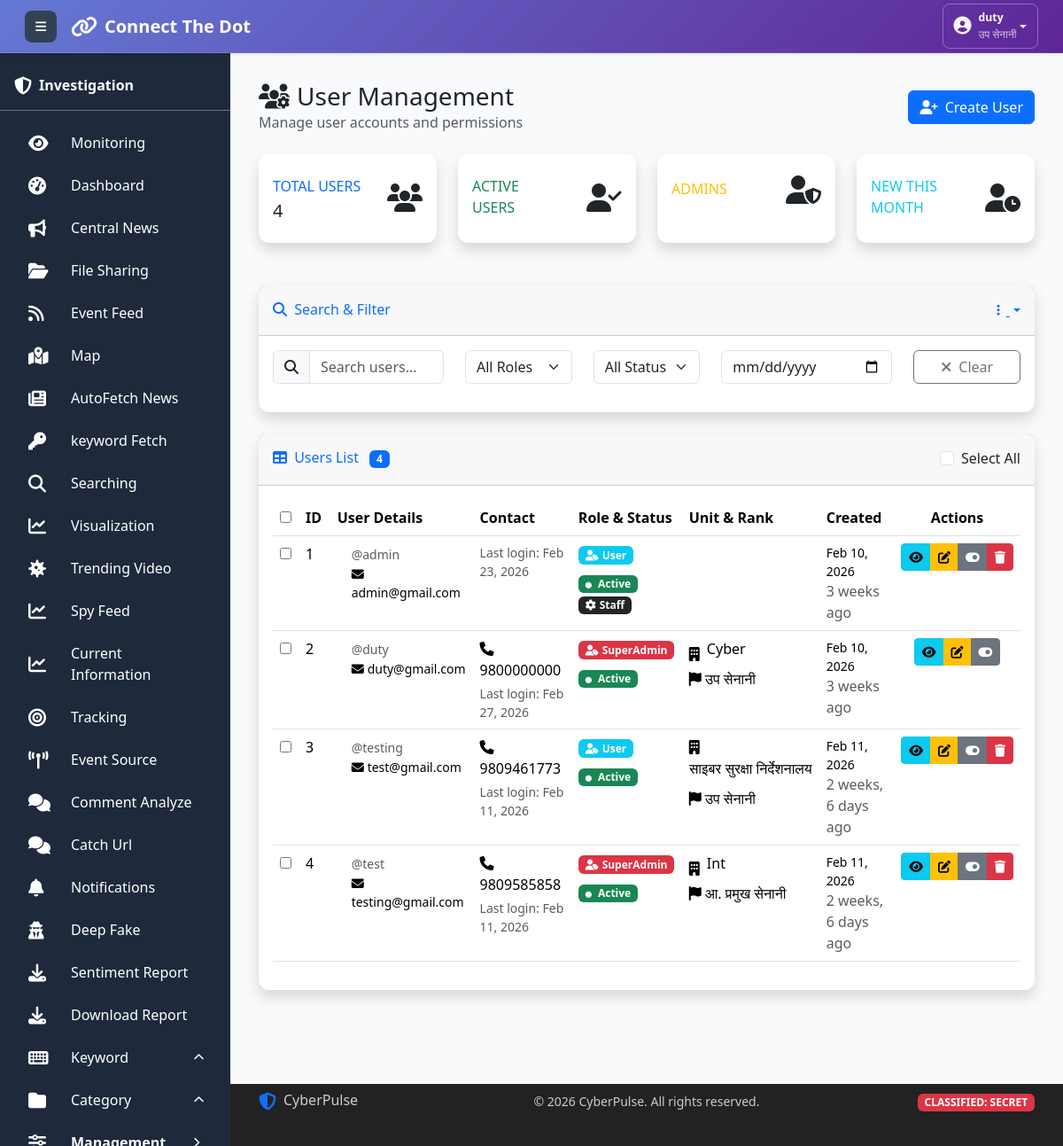
/user_manage/ (signed in), run on an earlier commit of the app's database.
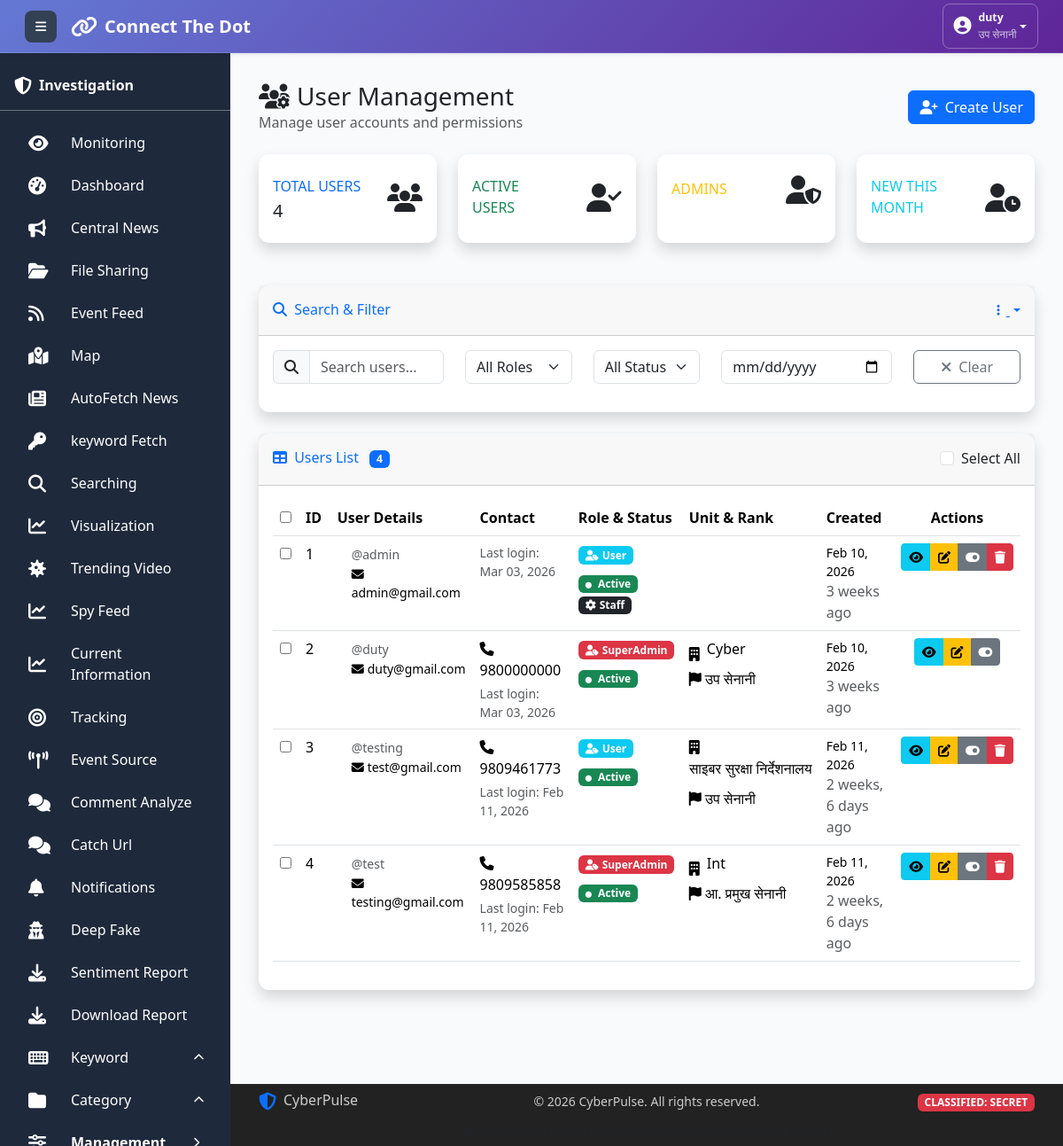
And on a later commit of the database.
### collect/models.py (models this page shows, shortened)
class User(AbstractUser):
    ROLE_CHOICES = [
        ('User', 'User'),
        ('CyberUser', 'CyberUser'),
        ('Admin', 'Admin'),
        ('SuperAdmin', 'SuperAdmin'),
    ]
    name = models.CharField(max_length=15, blank=True, null=True)
    email = models.EmailField(unique=True)
    phone = models.CharField(max_length=15, blank=True, null=True)
    unit = models.CharField(max_length=100, blank=True, null=True)
    role = models.CharField(
        max_length=20,
        choices=ROLE_CHOICES,
        default='User',
        help_text="User's functional role in the system"
    )
    rank = models.CharField(max_length=50, blank=True, null=True)
    social_media = models.BooleanField(
        default=False,
        help_text="Access to social media features"
    )
    created_at = models.DateTimeField(
        auto_now_add=True,
        help_text="Date when user was created"
    )
    updated_at = models.DateTimeField(
        auto_now=True,
        help_text="Date when user was last updated"
    )
    is_void = models.BooleanField(
        default=False,
    )

### collect/views.py (the view)
# urls.py: path('user_manage/', views.manage_user, name='manage_user'),
def manage_user(request):
    if not check_access(request):
        return redirect('logout')  # Create this view
    users = User.objects.all()
    context = {'users': users}
    return render(request, 'user_manage.html', context)

### utils/permission.py (called while the page is built)
def check_access(request, url_name=None):
    if url_name:
        try:
            url_path = reverse(url_name)
        except:
            return False
    else:
        url_path = request.path
    for url_pattern, allowed_roles in URL_ACCESS_MAP.items():
        if url_path.startswith(url_pattern):
            if allowed_roles == []:
                return True
            user_role = request.session.get('user_role')
            if not user_role:
                return False  # No role = no access to protected pages
            return user_role in allowed_roles
    return True

### templates/user_manage.html (shortened to what the changed rows need)
{% extends "base.html" %}
{% load static %}
{% block content %}
<div class="container-fluid py-4">
    <div class="d-flex justify-content-between align-items-center mb-4">
        <div>
            <h1 class="h3 mb-0 text-gray-800">
                <i class="fas fa-users-cog me-2"></i>User Management
            </h1>
        </div>
    </div>
    <div class="card shadow">
        <div class="card-body">
            <div class="table-responsive">
                <table class="table table-hover" id="usersTable">
                    <thead class="thead-light">
                        <tr>
                            <th width="3%">
                                <input type="checkbox" id="selectAllCheckbox">
                            </th>
                            <th width="5%">ID</th>
                            <th width="20%">User Details</th>
                            <th width="15%">Contact</th>
                            <th width="15%">Role & Status</th>
                            <th width="15%">Unit & Rank</th>
                            <th width="12%">Created</th>
                            <th width="15%" class="text-center">Actions</th>
                        </tr>
                    </thead>
                    <tbody>
                        {% for user in users %}
                        <tr data-user-id="{{ user.id }}" class="{% if not user.is_active %}table-inactive{% endif %}">
                            <td>
                                <input type="checkbox" class="user-checkbox" value="{{ user.id }}">
                            </td>
                            <td>{{ user.id }}</td>
                            <td>
                                <div class="d-flex align-items-center">
                                    <div>
                                        <small class="text-muted">@{{ user.username }}</small>
                                        <div class="small">
                                            <i class="fas fa-envelope me-1"></i>{{ user.email }}
                                        </div>
                                    </div>
                                </div>
                            </td>
                            <td>
                                {% if user.phone %}
                                <div class="mb-1">
                                    <i class="fas fa-phone me-1"></i>{{ user.phone }}
                                </div>
                                {% endif %}
                                <div class="small text-muted">
                                    Last login: {% if user.last_login %}{{ user.last_login|date:"M d, Y" }}{% else %}Never{% endif %}
                                </div>
                            </td>
                            <td>
                                <div class="mb-2">
                                    <span class="badge
                                        {% if user.role == 'SuperAdmin' %}bg-danger
                                        {% elif user.role == 'Admin' %}bg-warning
                                        {% else %}bg-info{% endif %}">
                                        <i class="fas fa-user-tag me-1"></i>{{ user.role }}
                                    </span>
                                </div>
                                <div>
                                    <span class="badge {% if user.is_active %}bg-success{% else %}bg-secondary{% endif %}">
                                        <i class="fas fa-circle me-1" style="font-size: 0.6em;"></i>
                                        {% if user.is_active %}Active{% else %}Inactive{% endif %}
                                    </span>
                                    {% if user.is_staff %}
                                    <span class="badge bg-dark">
                                        <i class="fas fa-cog me-1"></i>Staff
                                    </span>
                                    {% endif %}
                                </div>
                            </td>
                            <td>
                                {% if user.unit %}
                                <div class="mb-1">
                                    <i class="fas fa-building me-1"></i>
                                    <span class="text-truncate d-inline-block" style="max-width: 150px;"
                                          title="{{ user.unit }}">
                                        {{ user.unit|truncatechars:30 }}
                                    </span>
                                </div>
                                {% endif %}
                                {% if user.rank %}
                                <div>
                                    <i class="fas fa-flag me-1"></i>{{ user.rank }}
                                </div>
                                {% endif %}
                            </td>
                            <td>
                                <div class="small">{{ user.date_joined|date:"M d, Y" }}</div>
                                <div class="text-muted smaller">{{ user.date_joined|timesince }} ago</div>
                            </td>
                            <td class="text-center">
                                <div class="btn-group btn-group-sm" role="group">
                                    <button type="button" class="btn btn-info btn-view"
                                            data-bs-toggle="tooltip" title="View Details"
                                            data-user-id="{{ user.id }}">
                                        <i class="fas fa-eye"></i>
                                    </button>
                                    <button type="button" class="btn btn-warning btn-edit"
                                            data-bs-toggle="tooltip" title="Edit User"
                                            data-user-id="{{ user.id }}">
                                        <i class="fas fa-edit"></i>
                                    </button>
                                    {% if user.is_active %}
                                    <button type="button" class="btn btn-secondary btn-toggle"
                                            data-bs-toggle="tooltip" title="Deactivate"
                                            data-user-id="{{ user.id }}">
                                        <i class="fas fa-toggle-on"></i>
                                    </button>
                                    {% else %}
                                    <button type="button" class="btn btn-success btn-toggle"
                                            data-bs-toggle="tooltip" title="Activate"
                                            data-user-id="{{ user.id }}">
                                        <i class="fas fa-toggle-off"></i>
                                    </button>
                                    {% endif %}
                                    {% if user.role != 'SuperAdmin' or user.id != request.user.id %}
                                    <button type="button" class="btn btn-danger btn-delete"
                                            data-bs-toggle="tooltip" title="Delete User"
                                            data-user-id="{{ user.id }}">
                                        <i class="fas fa-trash"></i>
                                    </button>
                                    {% endif %}
                                </div>
                            </td>
                        </tr>
                        {% endfor %}
                    </tbody>
                </table>
            </div>
        </div>
    </div>
</div>
{% endblock %}

### templates/base.html (shortened to what this page needs)
<!DOCTYPE html>
<html lang="en">
<head>
  <link href="../static/css/bootstrap.min.css" rel="stylesheet">
  <link href="../static/css/all.min.css" rel="stylesheet">
</head>
<body>
<nav class="main-navbar navbar navbar-expand navbar-dark bg-gradient-primary px-3 py-2 shadow-sm">
  <div class="container-fluid">
    <div class="d-flex align-items-center">
      <button class="sidebar-toggle btn btn-light btn-sm me-3" id="sidebarToggle">
        <i class="fas fa-bars"></i>
      </button>
      <a class="navbar-brand d-flex align-items-center fw-bold text-white text-decoration-none" href="{% url 'dashboard' %}">
        <i class="fas fa-link me-2 fs-4"></i>
        <span class="fs-5">Connect The Dot</span>
      </a>
    </div>
    <div class="navbar-nav ms-auto">
      <div class="nav-item dropdown">
        <button class="btn btn-outline-light btn-sm dropdown-toggle d-flex align-items-center"
                type="button"
                id="userDropdown"
                data-bs-toggle="dropdown"
                aria-expanded="false">
          <div class="d-flex align-items-center">
            <div class="me-2">
              <i class="fas fa-user-circle fs-5"></i>
            </div>
            <div class="d-none d-md-block text-start">
              <div class="fw-semibold small">{{ request.session.user_username }}</div>
              <div class="x-small opacity-75">{{ request.session.user_rank }}</div>
            </div>
          </div>
        </button>
      </div>
    </div>
  </div>
</nav>
  <aside class="main-sidebar" id="mainSidebar">
    <div class="p-3 pt-4 border-bottom border-secondary">
      <div class="d-flex align-items-center">
        <i class="fas fa-shield-alt fa-lg"></i>
        <span class="sidebar-text ms-2 fw-bold">Investigation</span>
      </div>
    </div>
    {% include 'sidebar_menu.html' %}
  </aside>
  <main class="main-content">
    {% block content %}{% endblock %}
  </main>
  <footer class="fixed-footer">
    <div class="container h-100 d-flex flex-column justify-content-center">
      <div class="row align-items-center">
        <div class="col-md-4 mb-2 mb-md-0">
          <div class="d-flex align-items-center">
            <i class="fas fa-shield-alt fa-lg me-2 text-primary"></i>
            <span class="h6 mb-0">CyberPulse</span>
          </div>
        </div>
        <div class="col-md-4 text-center mb-2 mb-md-0">
          <small>&copy; <span id="current-year"></span> CyberPulse. All rights reserved.</small>
        </div>
        <div class="col-md-4 text-md-end">
          <span class="badge bg-danger small">CLASSIFIED: SECRET</span>
        </div>
      </div>
      <div class="row mt-2">
        <div class="col-12 text-center">
          <small class="text-muted">
            <i class="fas fa-exclamation-triangle me-1"></i>
          </small>
        </div>
      </div>
    </div>
  </footer>
</body>
</html>

What changed in the data, as far as the page shows it:
changed User "Cyber": last_login "Feb 27, 2026" → "Mar 03, 2026"
changed User "admin": last_login "Feb 23, 2026" → "Mar 03, 2026"
